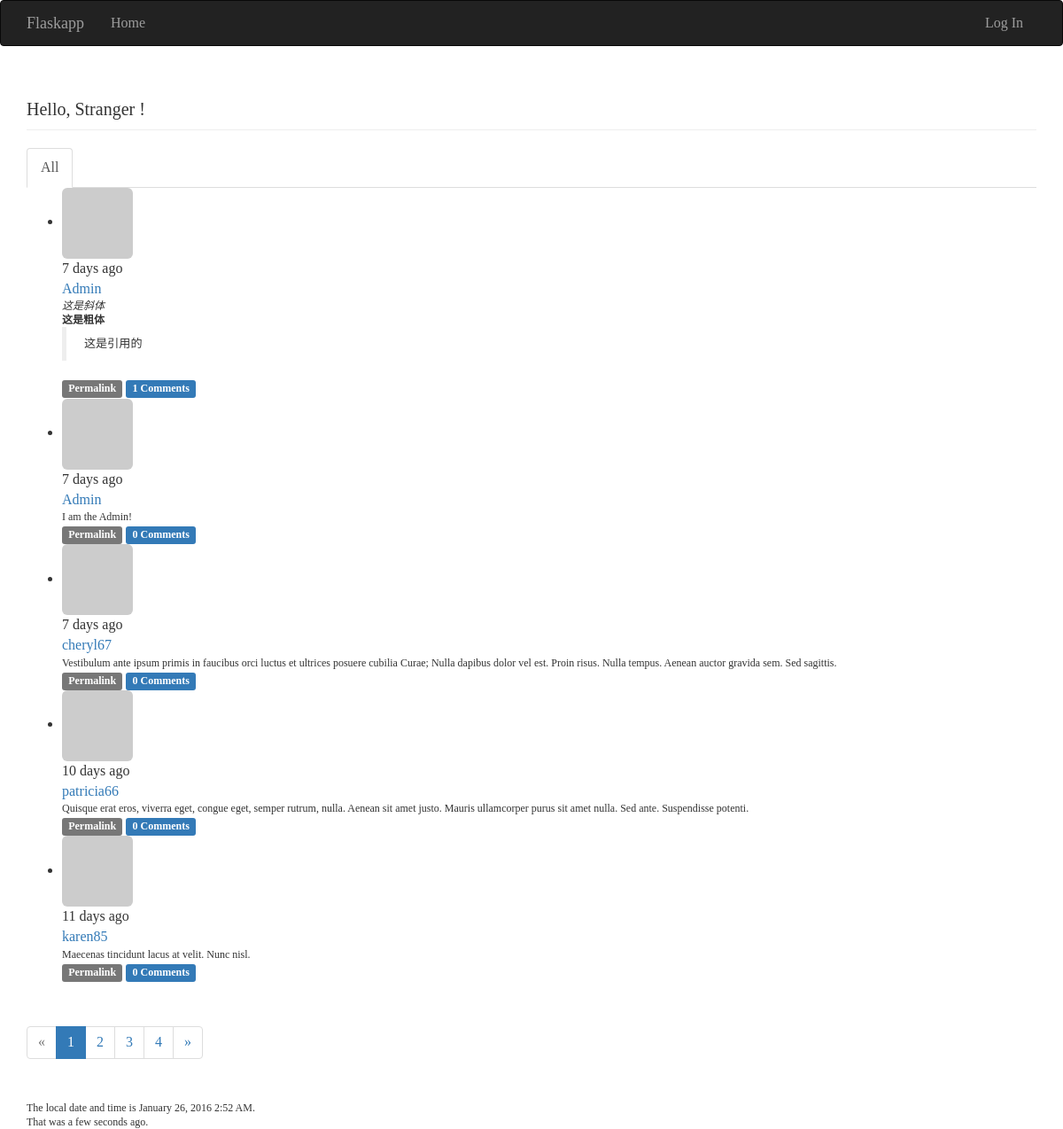
Before: / with the older database file.
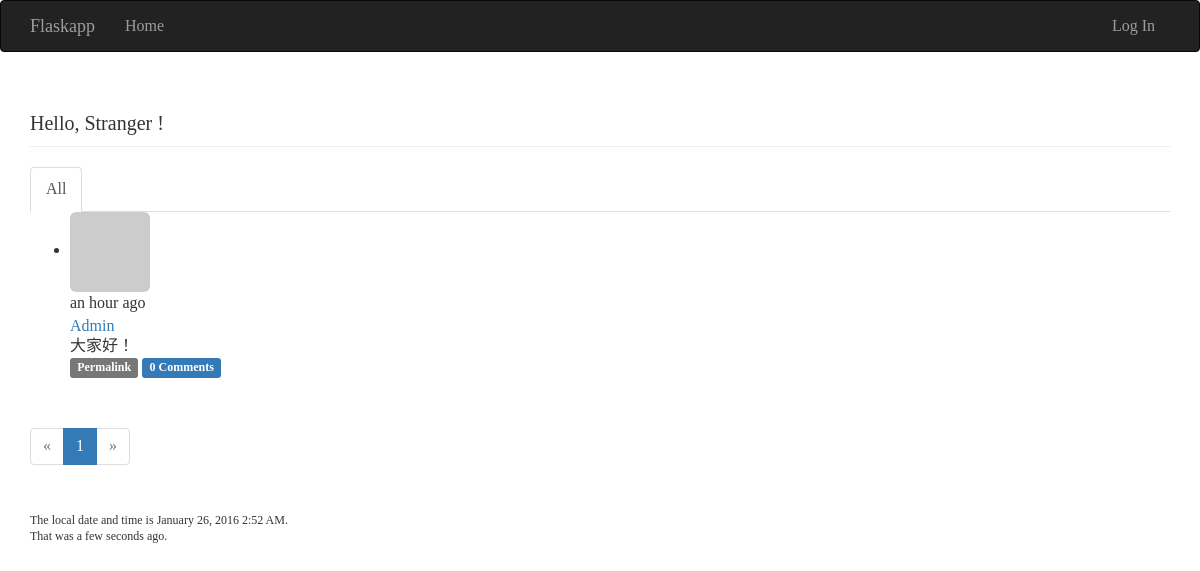
After: the same page with the newer database file.
### app/models.py (models this page shows, shortened)
class Post(db.Model):
    __tablename__ = 'posts'
    id = db.Column(db.Integer, primary_key=True)
    body = db.Column(db.Text)
    body_html = db.Column(db.Text)
    timestamp = db.Column(db.DateTime, index=True, default=datetime.utcnow)
    author_id = db.Column(db.Integer, db.ForeignKey('users.id'))
    comments = db.relationship('Comment', backref='post', lazy='dynamic')

class User(db.Model, UserMixin):
    __tablename__ = 'users'
    id = db.Column(db.Integer, primary_key=True)
    email = db.Column(db.String(64), unique=True, index=True)
    username = db.Column(db.String(64), unique=True, index=True)
    role_id = db.Column(db.Integer, db.ForeignKey('roles.id'))
    password_hash = db.Column(db.String(128))
    confirmed = db.Column(db.Boolean, default=False)
    name = db.Column(db.String(64))
    location = db.Column(db.String(64))
    about_me = db.Column(db.Text())
    member_since = db.Column(db.DateTime(), default=datetime.utcnow)
    last_seen = db.Column(db.DateTime(), default=datetime.utcnow)
    avatar_hash = db.Column(db.String(32))
    posts = db.relationship('Post', backref='author', lazy='dynamic')
    followed = db.relationship('Follow',
                               foreign_keys=[Follow.follower_id],
                               backref=db.backref('follower', lazy='joined'),
                               lazy='dynamic',
                               cascade='all, delete-orphan')
    followers = db.relationship('Follow',
                                foreign_keys=[Follow.followed_id],
                                backref=db.backref('followed', lazy='joined'),
                                lazy='dynamic',
                                cascade='all, delete-orphan')
    comments = db.relationship('Comment', backref='author', lazy='dynamic')
    @property
    def password(self):
        raise AttributeError('password is not a readable attribute')
    def gravatar(self, size=100, default='identicon', rating='g'):
        if request.is_secure:
            url = 'https://secure.gravatar.com/avatar'
        else:
            url = 'http://www.gravatar.com/avatar'
        hash = self.avatar_hash or hashlib.md5(
                self.email.encode('utf-8')).hexdigest()
        return '{url}/{hash}?s={size}&d={default}&r={rating}'.format(
                url=url, hash=hash, size=size, default=default, rating=rating)

### app/main/views.py (the view)
@main.route('/', methods=['GET', 'POST'])
def index():
    form = PostForm()
    if current_user.can(Permission.WRITE_ARTICLES) and \
            form.validate_on_submit():
        post = Post(body=form.body.data,
                    author=current_user._get_current_object())
        db.session.add(post)
        return redirect(url_for('.index'))
    page = request.args.get('page', 1, type=int)
    show_followed = False
    if current_user.is_authenticated:
        show_followed = bool(request.cookies.get('show_followed', ''))
    if show_followed:
        query = current_user.followed_posts
    else:
        query = Post.query
    pagination = Post.query.order_by(Post.timestamp.desc()).paginate(
            page, per_page=current_app.config['FLASKY_POSTS_PER_PAGE'],
            error_out=False)
    posts = pagination.items
    return render_template('index.html',form=form, name=session.get('name'),
                           known=session.get('known', False), posts=posts,
                           pagination=pagination,
                           show_followed=show_followed,
                           current_time=datetime.utcnow())

### app/auth/views.py (called while the page is built)
@auth.before_app_request
def before_request():
    if current_user.is_authenticated:
        current_user.ping()
        if not current_user.confirmed \
                and request.endpoint[:5] != 'auth.' \
                and request.endpoint != 'static':
            return redirect(url_for('auth.unconfirmed'))

### app/main/__init__.py (called while the page is built)
@main.app_context_processor
def inject_permissions():
    return dict(Permission=Permission)

### app/main/views.py (called while the page is built)
@main.after_app_request
def after_request(response):
    for query in get_debug_queries():
        if query.duration >= current_app.config['FLASKY_SLOW_DB_QUERY_TIME']:
            current_app.logger.warning(
                'Slow query: %s\nParameters: %s\nDuration: %fs\nContext: %s\n'
                % (query.statement, query.parametersm, query.duration,
                    query.context))
    return response

### app/models.py (called while the page is built)
    def can(self, permissions):
        return False

    def is_administrator(self):
        return False

### app/templates/index.html (shortened to what this page needs)
{% extends "base.html" %}
{% import "bootstrap/wtf.html" as wtf %}
{% import "_macros.html" as macros %}
{% block page_content %}
<div class="page-header">
    <h1>Hello, {% if current_user.is_authenticated %}{{ current_user.username }} !{% else %}Stranger !</h1>{% endif %}
</div>
<div class="post-tabs">
    <ul class="nav nav-tabs">
        <li{% if not show_followed %} class="active"{% endif %}><a href="{{ url_for('.show_all') }}">All</a></li>
    </ul>
    {% include '_posts.html' %}
</div>
{% if pagination %}
<div class="pagination">
    {{ macros.pagination_widget(pagination, '.index') }}
</div>
{% endif %}
<p>The local date and time is {{ moment(current_time).format('LLL') }}.</p>
<p>That was {{ moment(current_time).fromNow(refresh=True) }}.</p>
{% endblock %}

### app/templates/base.html (shortened to what this page needs)
{% extends "bootstrap/base.html" %}
{% block head %}
{{ super() }}
<link rel="stylesheet" type="text/css" href="{{ url_for('static', filename='style.css') }}">
{% endblock %}
{% block navbar %}
<div class="navbar navbar-inverse" role="navigation">
    <div class="container">
        <div class="navbar-header">
            <a class="navbar-brand" href="{{ url_for('main.index') }}">Flaskapp</a>
        </div>
        <div class="navbar-collapse collapse">
            <ul class="nav navbar-nav">
                <li><a href="{{ url_for('main.index') }}">Home</a></li>
            </ul>
            <ul class="nav navbar-nav navbar-right">
                {% if current_user.is_authenticated %}
                <li class="dropdown">
                    <a href="#" class="dropdown-toggle" data-toggle="dropdown">Account<b class="caret"></b></a>
                    <ul class="dropdown-menu">
                        <li><a href="{{ url_for('auth.change_password') }}">Change Password</a></li>
                        <li><a href="{{ url_for('auth.change_email_request') }}">Change Email</a></li>
                        <li><a href="{{ url_for('auth.logout') }}">Log Out</a></li>
                {% else %}
                <li><a href="{{ url_for('auth.login') }}">Log In</a></li>
                {% endif %}
            </ul>
        </div>
    </div>
</div>
{% endblock %}
{% block content %}
<div class="container">
    {% block page_content %}{% endblock %}
</div>
{% endblock %}

### app/templates/_macros.html
{% macro pagination_widget(pagination, endpoint) %}
<ul class="pagination">
    <li{% if not pagination.has_prev %} class="disabled"{% endif %}>
        <a href="{% if pagination.has_prev %}{{ url_for(endpoint,
            page = pagination.pre_num, **kwargs) }}{% else %}#{% endif %}">
            &laquo;
        </a>
    </li>
    {% for p in pagination.iter_pages() %}
        {% if p %}
            {% if p == pagination.page %}
            <li class="active">
                <a href="{{ url_for(endpoint, page = p, **kwargs) }}">{{ p }}</a>
            </li>
            {% else %}
            <li>
                <a href="{{ url_for(endpoint, page = p, **kwargs) }}">{{ p }}</a>
            </li>
            {% endif %}
        {% else %}
        <li class="disabled"><a href="#">&hellip;</a></li>
        {% endif %}
    {% endfor %}
    <li{% if not pagination.has_next %} class="disabled"{% endif %}>
        <a href="{% if pagination.has_next %}{{ url_for(endpoint, page=pagination.next_num, **kwargs) }}{% else %}#{% endif %}">
            &raquo;
        </a>
    </li>
</ul>
{% endmacro %}

### app/templates/_posts.html (shortened to what this page needs)
<ul class="posts">
    {% for post in posts %}
    <li class="post">
        <div class="post-thumbnail">
            <a href="{{ url_for('.user', username=post.author.username) }}">
                <img class="img-rounded profile-thumbnail" src="{{ post.author.gravatar(size=40) }}">
            </a>
        </div>
        <div class="post-content">
            <div class="post-date">{{ moment(post.timestamp).fromNow() }}</div>
            <div class="post-author"><a href="{{ url_for('.user', username=post.author.username) }}">{{ post.author.username }}</a></div>
            <div class="post-body">
                {% if post.body_html %}
                    {{ post.body_html | safe }}
                {% else %}
                    {{ post.body }}
                {% endif %}
            </div>
            <div class="post-footer">
                <a href="{{ url_for('.post', id=post.id) }}">
                    <span class="label label-default">Permalink</span>
                </a>
                <a href="{{ url_for('.post', id=post.id) }}#comments">
                    <span class="label label-primary">{{ post.comments.count() }} Comments</span>
                </a>
            </div>
        </div>
    </li>
    {% endfor %}
</ul>

### tmp/coverage/style.css (style rules this page uses)
html, body, h1, h2, h3, p, table, td, th { margin: 0; padding: 0; border: 0; outline: 0; font-weight: inherit; font-style: inherit; font-size: 100%; font-family: inherit; vertical-align: baseline; }
body { font-family: georgia, serif; font-size: 1em; }
html>body { font-size: 16px; }
p { font-size: .75em; line-height: 1.33333333em; }
h1 { font-size: 1.25em; display: inline-block; }

Changed rows visible on the page:
removed Post: timestamp "7 days ago", author.username "Admin", body_html "这是斜体 这是粗体 这是引用的", comments.count "1"
removed Post: timestamp "7 days ago", author.username "Admin", body_html "I am the Admin!", comments.count "0"
removed Post: timestamp "7 days ago", author.username "cheryl67", body_html "Vestibulum ante ipsum primis in faucibus orci luctus et ultrices posuere cubilia Curae; Nulla dapibus dolor vel est. Proin risus. Nulla tempus. Aenean auctor gravida sem. Sed sagittis.", comments.count "0"
removed Post: timestamp "10 days ago", author.username "patricia66", body_html "Quisque erat eros, viverra eget, congue eget, semper rutrum, nulla. Aenean sit amet justo. Mauris ullamcorper purus sit amet nulla. Sed ante. Suspendisse potenti.", comments.count "0"
removed Post: timestamp "11 days ago", author.username "karen85", body_html "Maecenas tincidunt lacus at velit. Nunc nisl.", comments.count "0"
now on this page (row edited): Post: timestamp "an hour ago", author.username "Admin", body_html "大家好！", comments.count "0"
Other visible differences:
list line gone: "2"
list line gone: "3"
list line gone: "4"
